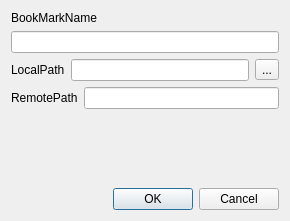
<?xml version="1.0" encoding="UTF-8"?>
<ui version="4.0">
 <class>SFTPmenuBookmarkWindow</class>
 <widget class="QDialog" name="SFTPmenuBookmarkWindow">
  <property name="geometry">
   <rect>
    <x>0</x>
    <y>0</y>
    <width>290</width>
    <height>221</height>
   </rect>
  </property>
  <property name="windowTitle">
   <string>Bookmark</string>
  </property>
  <layout class="QVBoxLayout" name="verticalLayout">
   <item>
    <widget class="QLabel" name="label">
     <property name="text">
      <string>BookMarkName</string>
     </property>
    </widget>
   </item>
   <item>
    <widget class="QLineEdit" name="lineEditBookmarkName"/>
   </item>
   <item>
    <layout class="QHBoxLayout" name="horizontalLayout">
     <item>
      <widget class="QLabel" name="label_2">
       <property name="sizePolicy">
        <sizepolicy hsizetype="Fixed" vsizetype="Fixed">
         <horstretch>0</horstretch>
         <verstretch>0</verstretch>
        </sizepolicy>
       </property>
       <property name="text">
        <string>LocalPath</string>
       </property>
      </widget>
     </item>
     <item>
      <widget class="QLineEdit" name="lineEditLocalPath"/>
     </item>
     <item>
      <widget class="QToolButton" name="toolButton">
       <property name="text">
        <string>...</string>
       </property>
      </widget>
     </item>
    </layout>
   </item>
   <item>
    <layout class="QHBoxLayout" name="horizontalLayout_2">
     <item>
      <widget class="QLabel" name="label_3">
       <property name="sizePolicy">
        <sizepolicy hsizetype="Fixed" vsizetype="Fixed">
         <horstretch>0</horstretch>
         <verstretch>0</verstretch>
        </sizepolicy>
       </property>
       <property name="text">
        <string>RemotePath</string>
       </property>
      </widget>
     </item>
     <item>
      <widget class="QLineEdit" name="lineEditRemotePath"/>
     </item>
    </layout>
   </item>
   <item>
    <spacer name="verticalSpacer">
     <property name="orientation">
      <enum>Qt::Vertical</enum>
     </property>
     <property name="sizeHint" stdset="0">
      <size>
       <width>20</width>
       <height>40</height>
      </size>
     </property>
    </spacer>
   </item>
   <item>
    <widget class="QDialogButtonBox" name="buttonBox">
     <property name="orientation">
      <enum>Qt::Horizontal</enum>
     </property>
     <property name="standardButtons">
      <set>QDialogButtonBox::Cancel|QDialogButtonBox::Ok</set>
     </property>
    </widget>
   </item>
  </layout>
 </widget>
 <resources/>
 <connections>
  <connection>
   <sender>buttonBox</sender>
   <signal>accepted()</signal>
   <receiver>SFTPmenuBookmarkWindow</receiver>
   <slot>accept()</slot>
   <hints>
    <hint type="sourcelabel">
     <x>248</x>
     <y>254</y>
    </hint>
    <hint type="destinationlabel">
     <x>157</x>
     <y>274</y>
    </hint>
   </hints>
  </connection>
  <connection>
   <sender>buttonBox</sender>
   <signal>rejected()</signal>
   <receiver>SFTPmenuBookmarkWindow</receiver>
   <slot>reject()</slot>
   <hints>
    <hint type="sourcelabel">
     <x>316</x>
     <y>260</y>
    </hint>
    <hint type="destinationlabel">
     <x>286</x>
     <y>274</y>
    </hint>
   </hints>
  </connection>
 </connections>
</ui>
